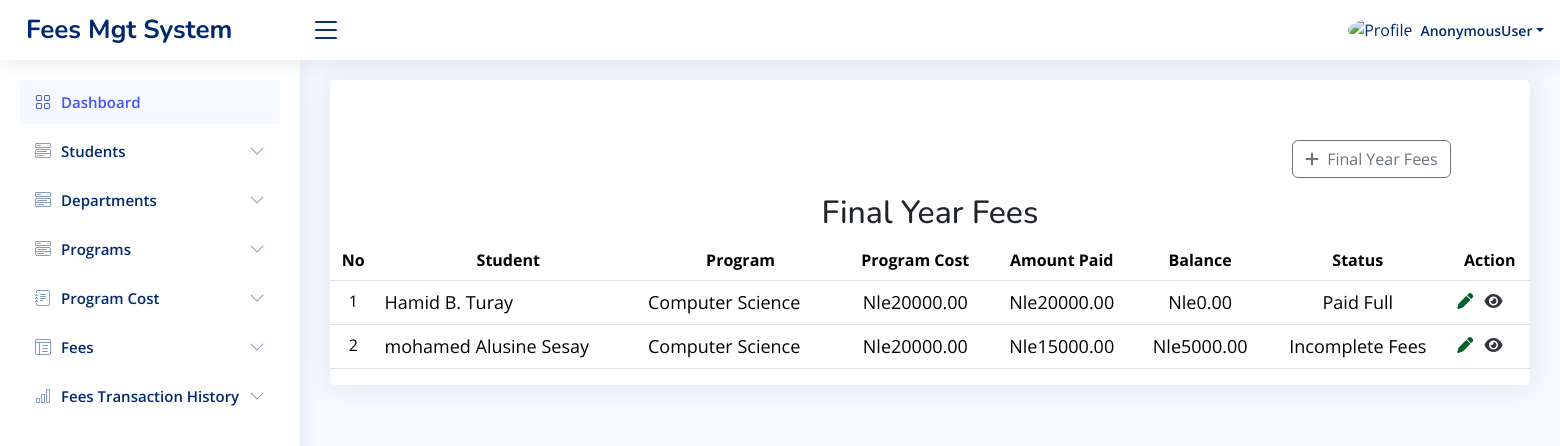
The app's page /cs_fees4/ with its own data.
### app/models.py (models this page shows, shortened)
class CS_Fees4(models.Model):
    student_name = models.CharField(max_length=100)
    id_number = models.CharField(max_length=20)
    program = models.ForeignKey(Programs, on_delete=models.CASCADE, related_name='cs_fees4_programs')  # Added related_name to avoid clash
    program_details = models.ForeignKey(Programs, on_delete=models.CASCADE, related_name='cs_fees4_program_details', null=True, blank=True)  # Updated related_name
    department = models.ForeignKey(Department, on_delete=models.CASCADE, related_name='cs_fees4_departments')  # Added related_name to avoid clash
    sum_of = models.CharField(max_length=200)
    paid_for = models.CharField(max_length=200, default='Tuition Fees')
    check_no = models.BigIntegerField(null=True, blank=True)
    receipt_no = models.CharField(max_length=20, unique=True, blank=True)
    amount_paid = models.DecimalField(max_digits=10, decimal_places=2)
    level = models.CharField(max_length=20, choices=LEVEL1)
    payment_date = models.DateField(null=True)
    second_payment_date = models.DateField(null=True, blank=True)
    cost_of_program = models.ForeignKey(CS_Cost4, on_delete=models.CASCADE, related_name='cs_fees4_cost_of_program_payments')  # Updated related_name
    paid_fees = models.DecimalField(max_digits=10, decimal_places=2, default=0.00)
    payment_slip = models.FileField(upload_to='payment_slips/', blank=True, null=True)
    second_payment_slip = models.FileField(upload_to='payment_slips/', blank=True, null=True)
    payment_status = models.CharField(max_length=20, choices=[
        ('Paid Full', 'Paid Full'),
        ('Incomplete Fees', 'Incomplete Fees'),
    ])
    def balance(self):
        return Decimal(self.cost_of_program.program_fees) - self.paid_fees
    from django.db import models

class Programs(models.Model):
    program_name = models.CharField(max_length=100)
    department = models.ForeignKey(Department, on_delete=models.CASCADE)

class CS_Cost4(models.Model):
    program_name = models.CharField(max_length=100,null=True)
    program_duration = models.PositiveIntegerField()
    program_fees = models.DecimalField(max_digits=10, decimal_places=2)
    department = models.ForeignKey(Department, on_delete=models.CASCADE)
    all_program = models.ForeignKey(Programs, on_delete=models.CASCADE)

### app/views.py (the view, shortened to what this page needs)
# urls.py: path('cs_fees4/', views.cs_fees4, name='cs_fees4'),
def cs_fees4(request):
    fees4 = CS_Fees4.objects.all()
    cs_cost4 = CS_Cost4.objects.all()
    departments = Department.objects.all()
    all_programs = Programs.objects.all()
    return render(request, 'cs_fees4.html', {
        'cs_cost4': cs_cost4,
        'fees4': fees4,
        'departments': departments,
        'all_programs': all_programs,
    })

### templates/cs_fees4.html (shortened to what this page needs)
{% load static %}
<!DOCTYPE html>
<html lang="en">
<head>
    <link href="{% static 'vendor1/bootstrap/css/bootstrap.min.css' %}" rel="stylesheet">
    <link href="{% static 'vendor1/bootstrap-icons/bootstrap-icons.css' %}" rel="stylesheet">
    <link href="{% static 'vendor1/boxicons/css/boxicons.min.css' %}" rel="stylesheet">
    <link href="{% static 'vendor1/quill/quill.snow.css' %}" rel="stylesheet">
    <link href="{% static 'vendor1/quill/quill.bubble.css' %}" rel="stylesheet">
    <link href="{% static 'vendor1/remixicon/remixicon.css' %}" rel="stylesheet">
    <link href="{% static 'vendor1/simple-datatables/style.css' %}" rel="stylesheet">
    <link rel="stylesheet" href="https://cdnjs.cloudflare.com/ajax/libs/font-awesome/6.6.0/css/all.min.css" />
    <link href="{% static 'css1/style.css' %}" rel="stylesheet">
  </head>
<body>
 <header id="header" class="header fixed-top d-flex align-items-center">
  <div class="d-flex align-items-center justify-content-between">
    <a href="{% url 'main_home' %}" class="logo d-flex align-items-center">
      <span class="d-none d-lg-block">Fees Mgt System</span>
    </a>
    <i class="bi bi-list toggle-sidebar-btn"></i>
  </div>
  <nav class="header-nav ms-auto">
    <ul class="d-flex align-items-center">
      <li class="nav-item dropdown pe-3">
        <a class="nav-link nav-profile d-flex align-items-center pe-0" href="#" data-bs-toggle="dropdown">
          <img src="{% static 'img1/cusl.png' %}" alt="Profile" class="rounded-circle">
          <span class="d-none d-md-block dropdown-toggle ps-2">{{user}}</span>
        </a>
      </li>
    </ul>
  </nav>
</header>
  <aside id="sidebar" class="sidebar">
    <ul class="sidebar-nav" id="sidebar-nav">
      <li class="nav-item">
        <a class="nav-link " href="{% url 'main_home' %}">
          <i class="bi bi-grid"></i>
          <span>Dashboard</span>
        </a>
      </li>
      <li class="nav-item">
        <a class="nav-link collapsed" data-bs-target="#components-nav" data-bs-toggle="collapse" href="#">
          <i class="bi bi-menu-button-wide"></i><span>Students</span><i class="bi bi-chevron-down ms-auto"></i>
        </a>
      </li>
      <li class="nav-item">
        <a class="nav-link collapsed" data-bs-target="#components-nav2" data-bs-toggle="collapse" href="#">
          <i class="bi bi-menu-button-wide"></i><span>Departments</span><i class="bi bi-chevron-down ms-auto"></i>
        </a>
      </li>
      <li class="nav-item">
        <a class="nav-link collapsed" data-bs-target="#components-nav1" data-bs-toggle="collapse" href="#">
          <i class="bi bi-menu-button-wide"></i><span>Programs</span><i class="bi bi-chevron-down ms-auto"></i>
        </a>
      </li>
      <li class="nav-item">
        <a class="nav-link collapsed" data-bs-target="#forms-nav" data-bs-toggle="collapse" href="#">
          <i class="bi bi-journal-text"></i><span>Program Cost</span><i class="bi bi-chevron-down ms-auto"></i>
        </a>
      </li>
      <li class="nav-item">
        <a class="nav-link collapsed" data-bs-target="#tables-nav" data-bs-toggle="collapse" href="#">
          <i class="bi bi-layout-text-window-reverse"></i><span>Fees</span><i class="bi bi-chevron-down ms-auto"></i>
        </a>
      </li>
      <li class="nav-item">
        <a class="nav-link collapsed" data-bs-target="#charts-nav" data-bs-toggle="collapse" href="#">
          <i class="bi bi-bar-chart"></i><span>Fees Transaction History</span><i class="bi bi-chevron-down ms-auto"></i>
        </a>
      </li>
    </ul>
  </aside>
  <main id="main" class="main">
    <section class="section">
      <div class="row">
        <div class="col-lg-12">
          <div class="card">
            <div class="container">
                <div class="row" style="margin-top: 60px;">
                    <div class="col-md-12" style="margin-left: 950px;">
                        <a href="" class="btn btn-outline-secondary" data-bs-target="#exampleModalToggle" data-bs-toggle="modal">
                            <i class="fa fa-plus" aria-hidden="true"></i>
                            <span class="ms-1">Final Year Fees</span>
                        </a>
                    </div>
                </div>
            </div>
            <h2 class="text-center mt-3">Final Year Fees</h2>
              <table class="table datatable">
                <thead>
                  <tr>
                    <th style="font-size: 16px; text-align: center;">No</th>
                    <th style="font-size: 16px; text-align: center;">Student</th>
                    <th style="font-size: 16px; text-align: center;">Program</th>
                    <th style="font-size: 16px; text-align: center;">Program Cost</th>
                    <th style="font-size: 16px; text-align: center;">Amount Paid</th>
                    <th style="font-size: 16px; text-align: center;">Balance</th>
                    <th style="font-size: 16px; text-align: center;">Status</th>
                    <th style="font-size: 16px; text-align: center;">Action</th>
                  </tr>
                </thead>
                <tbody>
               {% for fee4 in fees4 %}
                  <tr>
                    <td style="text-align: center;">{{forloop.counter}}</td>
                    <td style="font-size: 18px;">{{fee4.student_name}}</td>
                    <td style="font-size: 18px;">{{fee4.program.program_name}}</td>
                    <td style="text-align: center; font-size: 18px;">Nle{{fee4.cost_of_program.program_fees}}</td>
                    <td style="text-align: center; font-size: 18px;">Nle{{fee4.paid_fees}} </td>
                    <td style="text-align: center; font-size: 18px;">Nle{{fee4.balance}} </td>
                    <td style="text-align: center; font-size: 18px;">{{fee4.payment_status}}</td>
                    <td>
                      <a href="{% url 'edit_cs_fees4' fee4.id %}">
                        <i class="fas fa-pen" style="color: rgb(5, 94, 43);"></i>
                      </a>
                      <a href="{% url 'view_cs_fees4' fee4.id %}">
                        <i class="fas fa-eye" style="color: rgb(54, 51, 64); margin-left: 7px;"></i>
                    </a>
                    </td>
                  </tr>
                {% endfor %}
                </tbody>
              </table>
            </div>
          </div>
        </div>
    </section>
</body>
</html>

### static/css1/style.css (style rules this page uses)
:root { scroll-behavior: smooth; }
body { font-family: "Open Sans", sans-serif; background: #f6f9ff; color: #444444; }
a { color: #4154f1; text-decoration: none; }
h1, h2, h3, h4, h5, h6 { font-family: "Nunito", sans-serif; }
#main { margin-top: 60px; padding: 20px 30px; transition: all 0.3s; }
.card { margin-bottom: 30px; border: none; border-radius: 5px; box-shadow: 0px 0 30px rgba(1, 41, 112, 0.1); }
.logo { line-height: 1; }
@media (min-width: 1200px) { .logo { width: 280px; } }
.logo span { font-size: 26px; font-weight: 700; color: #012970; font-family: "Nunito", sans-serif; }
.header { transition: all 0.5s; z-index: 997; height: 60px; box-shadow: 0px 2px 20px rgba(1, 41, 112, 0.1); background-color: #fff; padding-left: 20px; }
.header .toggle-sidebar-btn { font-size: 32px; padding-left: 10px; cursor: pointer; color: #012970; }
.header-nav ul { list-style: none; }
.header-nav>ul { margin: 0; padding: 0; }
.header-nav .nav-profile { color: #012970; }
.header-nav .nav-profile img { max-height: 36px; }
.header-nav .nav-profile span { font-size: 14px; font-weight: 600; }
.sidebar { position: fixed; top: 60px; left: 0; bottom: 0; width: 300px; z-index: 996; transition: all 0.3s; padding: 20px; overflow-y: auto; scrollbar-width: thin; scrollbar-color: #aab7cf transparent; box-shadow: 0px 0px 20px rgba(1, 41, 112, 0.1); background-color: #fff; }
@media (min-width: 1200px) { #main, #footer { margin-left: 300px; } }
.sidebar-nav { padding: 0; margin: 0; list-style: none; }
.sidebar-nav li { padding: 0; margin: 0; list-style: none; }
.sidebar-nav .nav-item { margin-bottom: 5px; }
.sidebar-nav .nav-link { display: flex; align-items: center; font-size: 15px; font-weight: 600; color: #4154f1; transition: 0.3; background: #f6f9ff; padding: 10px 15px; border-radius: 4px; }
.sidebar-nav .nav-link i { font-size: 16px; margin-right: 10px; color: #4154f1; }
.sidebar-nav .nav-link.collapsed { color: #012970; background: #fff; }
.sidebar-nav .nav-link.collapsed i { color: #899bbd; }
.sidebar-nav .nav-link .bi-chevron-down { margin-right: 0; transition: transform 0.2s ease-in-out; }

### records on screen
CS_Fees4: student_name "Hamid B. Turay", program.program_name "Computer Science", cost_of_program.program_fees "20000.00", paid_fees "20000.00", balance "0.00", payment_status "Paid Full"
CS_Fees4: student_name "mohamed Alusine Sesay", program.program_name "Computer Science", cost_of_program.program_fees "20000.00", paid_fees "15000.00", balance "5000.00", payment_status "Incomplete Fees"

### other values on screen
{{ user }} "AnonymousUser"
